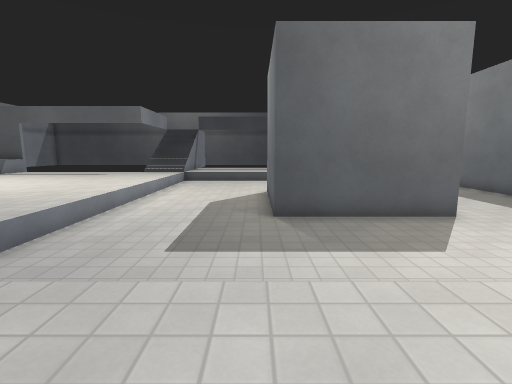
View 1 (above)

19 first-person views from a walk through a level from a Godot 3-D game. The camera is 1.2 m above the floor, tilts 8° down and sees 85° across. The floor is counted in squares, 1 m on a side. Each view is taken from the middle of a square. On the plan, view 1 faces up. The plan holds only what a view shows up to about 13 squares ahead; the rest is blank. Characters and animated objects are not drawn. Surface patterns are stand-ins for the level's own textures.

View 2
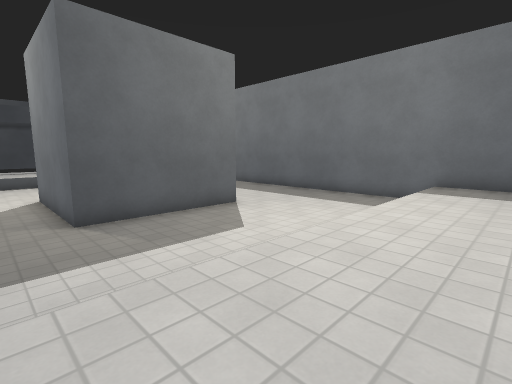

View 3
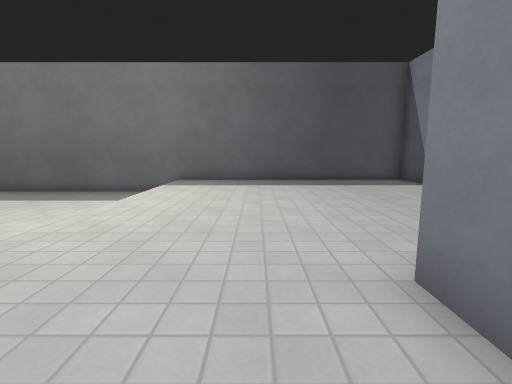

View 4
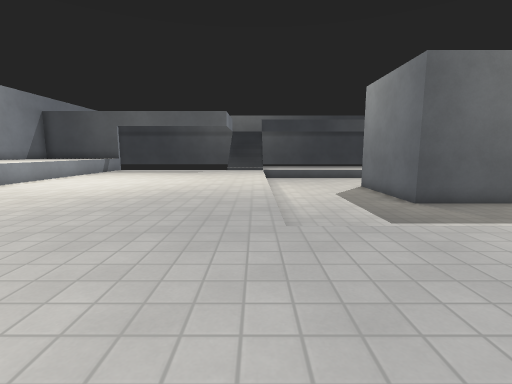

View 5
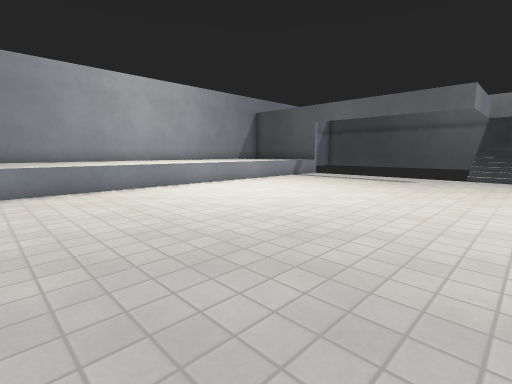

View 6
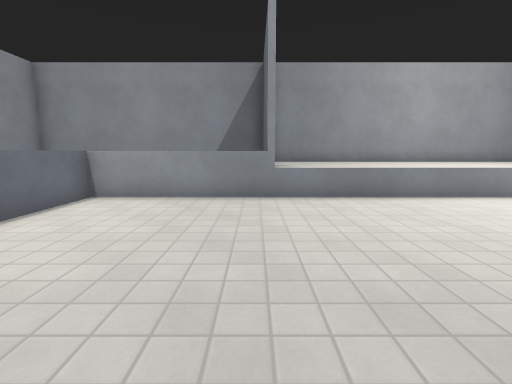

View 7
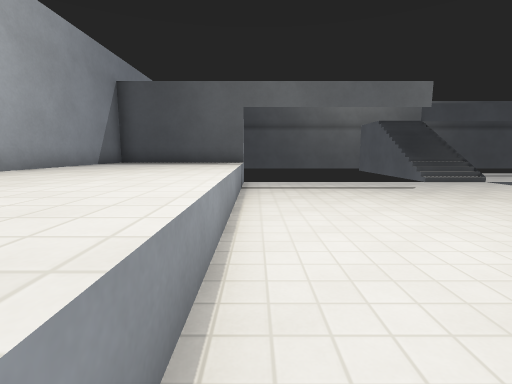

View 8
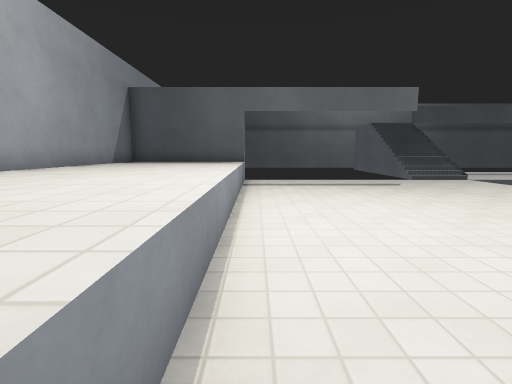

View 9
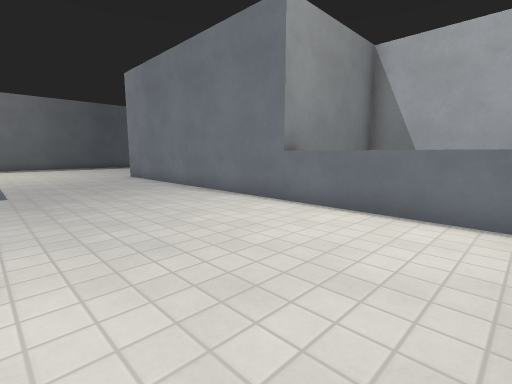

View 10
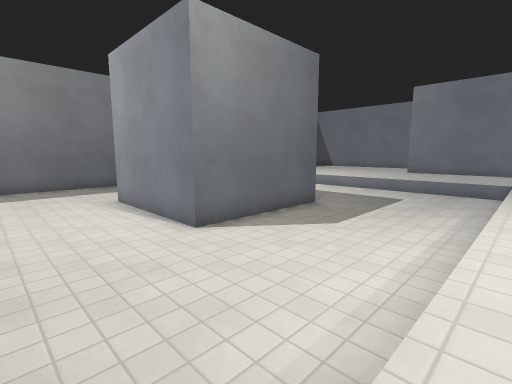

View 11
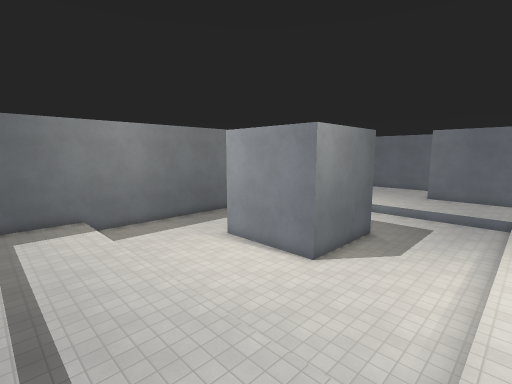

View 12
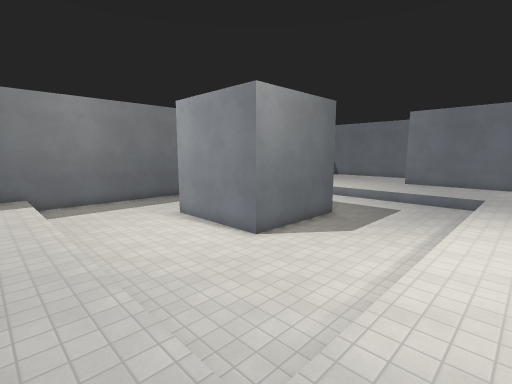

View 13
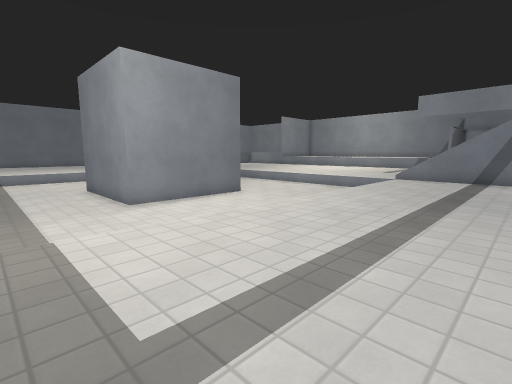

View 14
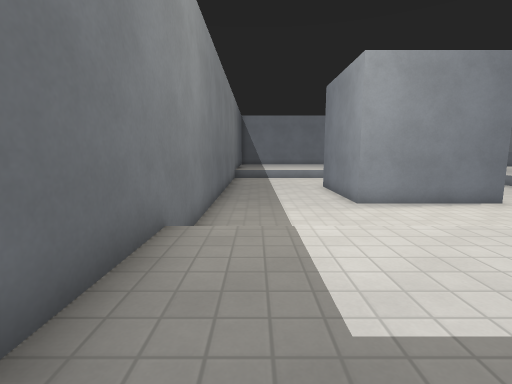

View 15
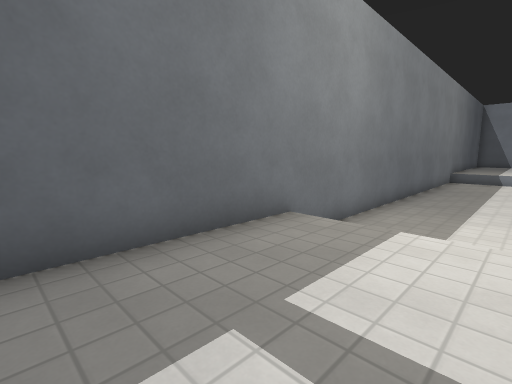

View 16
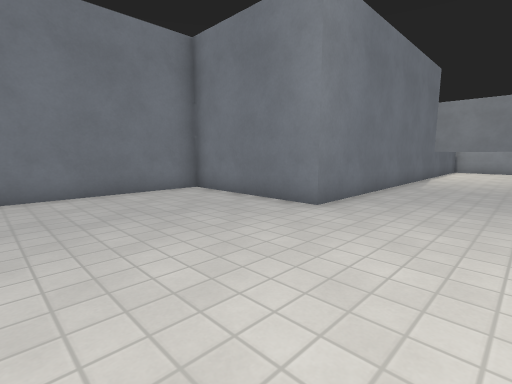

View 17
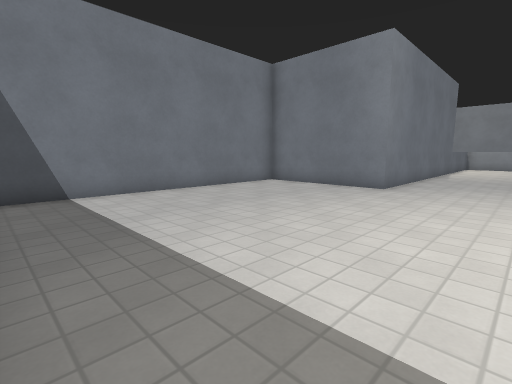

View 18
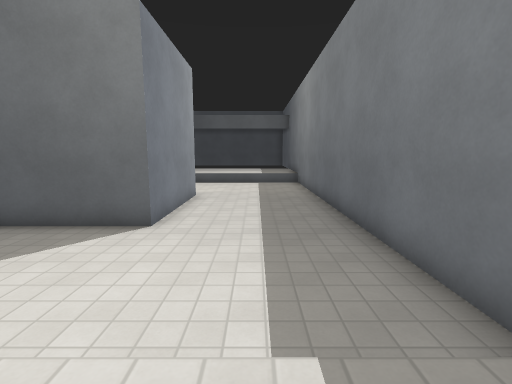

View 19
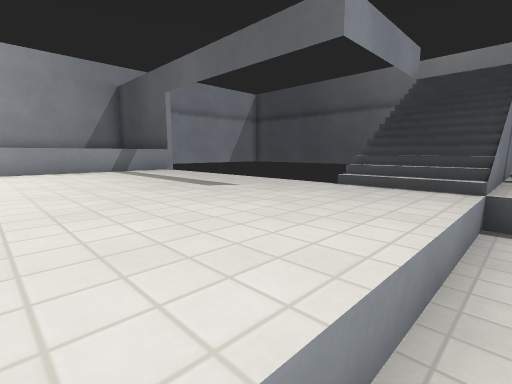

### Floor plan
Key: @ floor where view 1 was taken; # wall or solid block; . main floor; - floor 0.5 m lower than the main floor; / step, stairs or slope; = window, fence, low wall or low ledge; ^ raised ledge; v drop or lower ground.
Columns run from 20 left of view 1 to 11 right of it. Each row starts with its distance up from view 1.
 28             ####
 27
 26
 25
 24
 23
 22              =//  .............#
 21              v//...............#
 20              v//...............#
 19 #            v//...............#
 18 #            #//...............#
 17 #^^^^^..........---------------#
 16 #^^^^^..........---------------#
 15 #^^^^^..........---------------#
 14 #^^^^^..........---------------#
 13 #^^^^^..........---------------#
 12 #^^^^^..........-----#####-----#
 11 #^^^^^..........-----#   #-----#
 10 #^^^^^..........-----#   #-----#
  9 #^^^^^..........-----#   #-----#
  8 #^^^^^..........-----#####-----#
  7 #^^^^^..........---------------#
  6 #^^^^^..........---------------#
  5 #^^^^^..........---------------#
  4 #^^^^^..........---------------#
  3 #^^^^^..........-----     -----#
  2 #   #^.........................#
  1 #    ^.........................#
  0 #    ^..............@..........#
 -1 #    ^.........................#
 -2 #    ^.........................#
 -3 #    ^^^^^^##########..........#
 -4 #          #        #..........#
 -5 #          #        #..........#
 -6 #         #         #..........#
 -7 ###    ####         #..........#
 -8                     ############

Where each view was taken, in squares from view 1:
view 1: 0 up, 0 right, facing up
view 2: 0 up, 1 left, facing up-right
view 3: 1 down, 2 left, facing right
view 4: 2 down, 5 left, facing up
view 5: 3 up, 5 left, facing up-left
view 6: 2 up, 7 left, facing left
view 7: 6 up, 14 left, facing up
view 8: 5 up, 14 left, facing up
view 9: 3 up, 14 left, facing down-right
view 10: 16 up, 5 left, facing down-right
view 11: 21 up, 5 left, facing down-right
view 12: 19 up, 6 left, facing down-right
view 13: 22 up, 9 right, facing down-left
view 14: 22 up, 9 right, facing down
view 15: 22 up, 7 right, facing down-right
view 16: 1 up, 6 right, facing down-left
view 17: 1 up, 10 right, facing down-left
view 18: 1 up, 8 right, facing up
view 19: 12 up, 4 left, facing up-left
